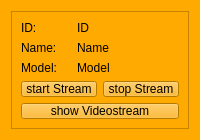
<?xml version="1.0" encoding="UTF-8"?>
<ui version="4.0">
 <class>UavItemWidget</class>
 <widget class="QWidget" name="UavItemWidget">
  <property name="geometry">
   <rect>
    <x>0</x>
    <y>0</y>
    <width>200</width>
    <height>140</height>
   </rect>
  </property>
  <property name="minimumSize">
   <size>
    <width>200</width>
    <height>140</height>
   </size>
  </property>
  <property name="maximumSize">
   <size>
    <width>200</width>
    <height>140</height>
   </size>
  </property>
  <property name="windowTitle">
   <string>Form</string>
  </property>
  <property name="autoFillBackground">
   <bool>false</bool>
  </property>
  <property name="styleSheet">
   <string notr="true">background-color: rgb(255, 170, 0);</string>
  </property>
  <layout class="QVBoxLayout" name="verticalLayout">
   <item>
    <widget class="QFrame" name="frame">
     <property name="frameShape">
      <enum>QFrame::StyledPanel</enum>
     </property>
     <property name="frameShadow">
      <enum>QFrame::Plain</enum>
     </property>
     <property name="lineWidth">
      <number>3</number>
     </property>
     <property name="midLineWidth">
      <number>3</number>
     </property>
     <layout class="QVBoxLayout" name="verticalLayout_2">
      <item>
       <layout class="QHBoxLayout" name="hLayoutID">
        <item>
         <widget class="QLabel" name="lblIDCaption">
          <property name="maximumSize">
           <size>
            <width>50</width>
            <height>16777215</height>
           </size>
          </property>
          <property name="text">
           <string>ID:</string>
          </property>
         </widget>
        </item>
        <item>
         <widget class="QLabel" name="lblID">
          <property name="text">
           <string>ID</string>
          </property>
         </widget>
        </item>
       </layout>
      </item>
      <item>
       <layout class="QHBoxLayout" name="hLayoutName">
        <item>
         <widget class="QLabel" name="lblNameCaption">
          <property name="maximumSize">
           <size>
            <width>50</width>
            <height>16777215</height>
           </size>
          </property>
          <property name="text">
           <string>Name:</string>
          </property>
         </widget>
        </item>
        <item>
         <widget class="QLabel" name="lblName">
          <property name="text">
           <string>Name</string>
          </property>
         </widget>
        </item>
       </layout>
      </item>
      <item>
       <layout class="QHBoxLayout" name="hLayoutModel">
        <item>
         <widget class="QLabel" name="lblModelCaption">
          <property name="maximumSize">
           <size>
            <width>50</width>
            <height>16777215</height>
           </size>
          </property>
          <property name="text">
           <string>Model:</string>
          </property>
         </widget>
        </item>
        <item>
         <widget class="QLabel" name="lblModel">
          <property name="text">
           <string>Model</string>
          </property>
         </widget>
        </item>
       </layout>
      </item>
      <item>
       <layout class="QHBoxLayout" name="horizontalLayout">
        <item>
         <widget class="QPushButton" name="buttonStartVideostream">
          <property name="text">
           <string>start Stream</string>
          </property>
         </widget>
        </item>
        <item>
         <widget class="QPushButton" name="buttonStopVideostream">
          <property name="text">
           <string>stop Stream</string>
          </property>
         </widget>
        </item>
       </layout>
      </item>
      <item>
       <widget class="QPushButton" name="buttonShowVideostream">
        <property name="text">
         <string>show Videostream</string>
        </property>
       </widget>
      </item>
     </layout>
    </widget>
   </item>
  </layout>
 </widget>
 <resources/>
 <connections/>
</ui>
